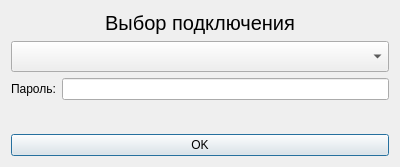
<?xml version="1.0" encoding="UTF-8"?>
<ui version="4.0">
 <class>SelectConnectionDialog</class>
 <widget class="QDialog" name="SelectConnectionDialog">
  <property name="geometry">
   <rect>
    <x>0</x>
    <y>0</y>
    <width>400</width>
    <height>167</height>
   </rect>
  </property>
  <property name="windowTitle">
   <string>KCRM</string>
  </property>
  <property name="windowIcon">
   <iconset resource="kcrm.qrc">
    <normaloff>:/images/kcrm.png</normaloff>:/images/kcrm.png</iconset>
  </property>
  <layout class="QVBoxLayout" name="verticalLayout">
   <item>
    <widget class="QLabel" name="chooseConnectionLabel">
     <property name="font">
      <font>
       <pointsize>15</pointsize>
      </font>
     </property>
     <property name="text">
      <string>Выбор подключения</string>
     </property>
     <property name="alignment">
      <set>Qt::AlignCenter</set>
     </property>
    </widget>
   </item>
   <item>
    <layout class="QHBoxLayout" name="horizontalLayout">
     <item>
      <widget class="QComboBox" name="connectionComboBox">
       <property name="font">
        <font>
         <pointsize>14</pointsize>
        </font>
       </property>
      </widget>
     </item>
    </layout>
   </item>
   <item>
    <layout class="QHBoxLayout" name="horizontalLayout_3">
     <item>
      <widget class="QLabel" name="passLabel">
       <property name="text">
        <string>Пароль:</string>
       </property>
      </widget>
     </item>
     <item>
      <widget class="QLineEdit" name="passLineEdit">
       <property name="echoMode">
        <enum>QLineEdit::Password</enum>
       </property>
      </widget>
     </item>
    </layout>
   </item>
   <item>
    <spacer name="verticalSpacer">
     <property name="orientation">
      <enum>Qt::Vertical</enum>
     </property>
     <property name="sizeHint" stdset="0">
      <size>
       <width>20</width>
       <height>40</height>
      </size>
     </property>
    </spacer>
   </item>
   <item>
    <layout class="QHBoxLayout" name="horizontalLayout_2">
     <item>
      <widget class="QPushButton" name="okPushButton">
       <property name="text">
        <string>OK</string>
       </property>
       <property name="icon">
        <iconset resource="kcrm.qrc">
         <normaloff>:/images/ok32.png</normaloff>:/images/ok32.png</iconset>
       </property>
      </widget>
     </item>
    </layout>
   </item>
  </layout>
 </widget>
 <tabstops>
  <tabstop>connectionComboBox</tabstop>
  <tabstop>passLineEdit</tabstop>
  <tabstop>okPushButton</tabstop>
 </tabstops>
 <resources>
  <include location="kcrm.qrc"/>
 </resources>
 <connections/>
</ui>
